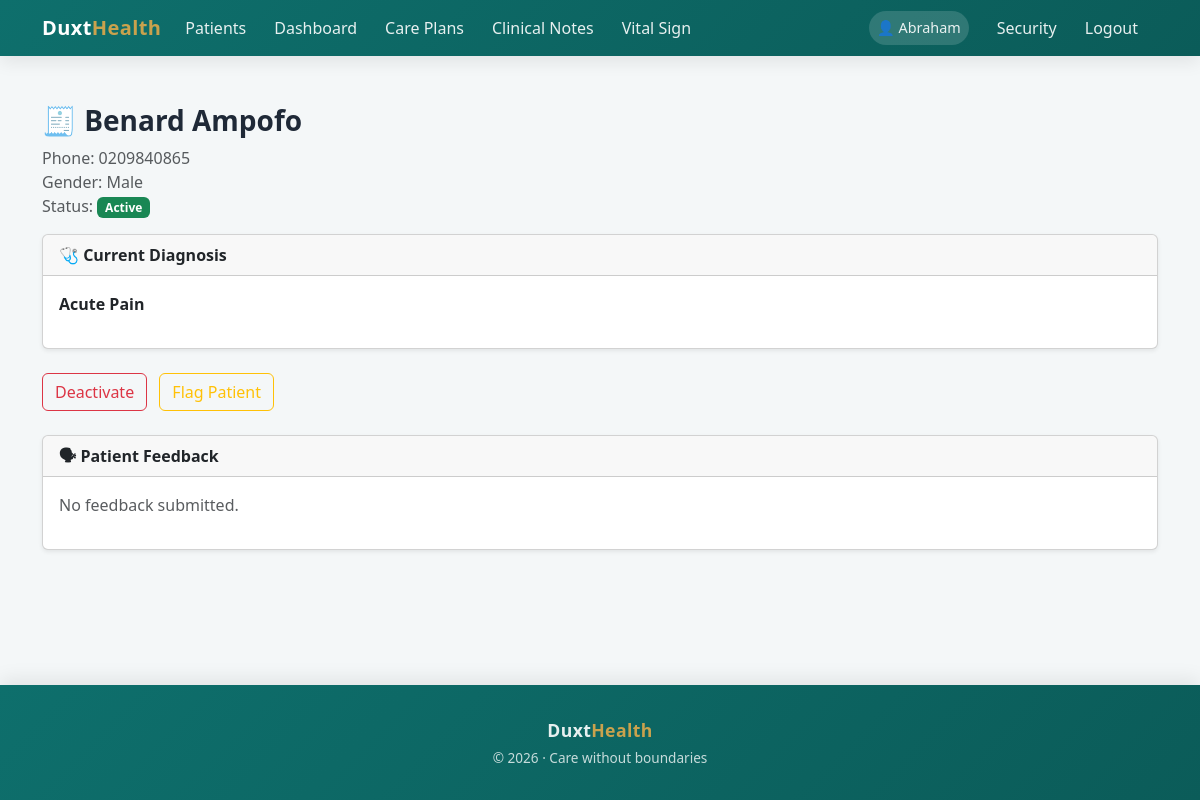
The app's page /xadmin/patient/22/ (signed in) with its own data.
### homecare/models.py (models this page shows, shortened)
class Patient(models.Model):
    user = models.OneToOneField(
        settings.AUTH_USER_MODEL,
        on_delete=models.CASCADE,
        related_name="patient_profile",
        null=True,
        blank=True,
        help_text="Login account for the patient. Must NOT be a staff account."
    )
    first_name = models.CharField(max_length=100)
    last_name = models.CharField(max_length=100)
    other_name = models.CharField(max_length=100, blank=True, null = True)
    date_of_birth = models.DateField()
    GENDER_CHOICES = [
        ('M', 'Male'),
        ('F', 'Female'),
        ('O', 'Other')
    ]
    gender = models.CharField(max_length=1, choices=GENDER_CHOICES)
    MARITAL_STATUS_CHOICES = [
        ('single', 'Single'),
        ('married', 'Married'),
        ('divorced', 'Divorced'),
        ('widowed', 'Widowed'),
    ]
    contact_phone = models.CharField(max_length=20)
    address = models.TextField()
    nationality = models.CharField(max_length=100, default='Ghana')
    primary_language = models.CharField(max_length=100, blank=True, null = True)
    diagnosis = models.CharField(max_length=1000, null=True, blank=True)
    diagnosis_summary = models.TextField(null=True, blank=True)
    blood_group = models.CharField(max_length=20, blank=True, null = True)
    genotype = models.CharField(max_length=20, blank=True, null = True)
    medical_history = models.TextField(null = True, blank = True)
    patient_code = models.UUIDField(
        default=uuid.uuid4,
        editable=False,
        unique=True
    )
    created_at = models.DateTimeField(default=timezone.now)
    is_active = models.BooleanField(default=True)
    is_flagged = models.BooleanField(default=False)
    admin_notes = models.TextField(blank=True)
    from datetime import date
    def __str__(self):
        return f"{self.first_name} {self.last_name}"

### homecare/views.py (the view)
# urls.py: path("xadmin/patient/<int:patient_id>/", views.admin_patient_detail, name="admin_patient_detail"),
@login_required
@role_required(['admin', 'doctor', 'nurse'])
def admin_patient_detail(request, patient_id):
    if not is_admin(request.user):
        raise PermissionDenied("Admins only")
    patient = get_object_or_404(Patient, id=patient_id)
    feedbacks = PatientFeedback.objects.filter(
        patient=patient
    ).order_by("-created_at")
    diagnosis_history = patient.diagnosis_records.order_by("-created_at")
    context = {
        "patient": patient,
        "feedbacks": feedbacks,
        "diagnosis_history": diagnosis_history,
    }
    return render(
        request,
        "homecare/admin/patient_detail.html",
        context
    )

### homecare/views.py (called while the page is built)
def is_admin(user):
    return user.is_authenticated and user.is_staff

### homecare/templates/homecare/admin/patient_detail.html (shortened to what this page needs)
{% extends "bases.html" %}
{% block content %}
<div class="container py-4">
    <h3 class="fw-bold">
        🧾 {{ patient }}
    </h3>
    <p class="text-muted">
        Phone: {{ patient.contact_phone }} <br>
        Gender: {{ patient.get_gender_display }} <br>
        Status:
        {% if patient.is_active %}
            <span class="badge bg-success">Active</span>
        {% else %}
            <span class="badge bg-danger">Inactive</span>
        {% endif %}
    </p>
    <div class="card shadow-sm mb-4">
    <div class="card-header fw-semibold">
        🩺 Current Diagnosis
    </div>
    <div class="card-body">
        {% if patient.diagnosis %}
            <strong>{{ patient.diagnosis }}</strong>
        {% else %}
            <p class="text-muted">No diagnosis recorded yet.</p>
        {% endif %}
    </div>
</div>
    <div class="mb-4">
        <a href="{% url 'homecare:admin_toggle_patient_status' patient.id %}"
           class="btn btn-outline-danger me-2">
            {% if patient.is_active %}Deactivate{% else %}Reactivate{% endif %}
        </a>
        {% if not patient.is_flagged %}
            <a href="{% url 'homecare:admin_flag_patient' patient.id %}"
               class="btn btn-outline-warning">
                Flag Patient
            </a>
        {% else %}
            <a href="{% url 'homecare:admin_unflag_patient' patient.id %}"
               class="btn btn-outline-success">
                Remove Flag
            </a>
        {% endif %}
    </div>
    <div class="card shadow-sm">
        <div class="card-header fw-semibold">
            🗣 Patient Feedback
        </div>
        <div class="card-body">
            {% for fb in feedbacks %}
                <div class="border-bottom pb-2 mb-2">
                    ⭐ {{ fb.overall_rating }} / 5 <br>
                    <small class="text-muted">
                        {{ fb.comments }}
                    </small>
                </div>
            {% empty %}
                <p class="text-muted">No feedback submitted.</p>
            {% endfor %}
        </div>
    </div>
</div>
{% endblock %}

### templates/bases.html (shortened to what this page needs)
<!DOCTYPE html>
<html lang="en">
<head>
  <link href="https://cdn.jsdelivr.net/npm/bootstrap@5.3.0/dist/css/bootstrap.min.css" rel="stylesheet" />
</head>
<body>
<nav class="navbar navbar-expand-lg navbar-dark">
  <div class="container">
    <a class="navbar-brand" href="{% url 'homecare:home' %}">
      Duxt<span>Health</span>
    </a>
    <div class="collapse navbar-collapse" id="navbarNav">
      <ul class="navbar-nav">
        <li class="nav-item">
          <a class="nav-link" href="{% url 'homecare:patient_list' %}">Patients</a>
        </li>
        <li class="nav-item">
          <a class="nav-link" href="{% url 'homecare:homecare_home' %}">Dashboard</a>
        </li>
        <li class="nav-item">
          <a class="nav-link" href="{% url 'homecare:careplan_list' %}">Care Plans</a>
        </li>
        <li class="nav-item">
          <a class="nav-link" href="{% url 'homecare:doctornote_list' %}">Clinical Notes</a>
        </li>
        <li class="nav-item">
          <a class="nav-link" href="{% url 'homecare:vitalsign_list' %}">Vital Sign</a>
        </li>
      </ul>
      <ul class="navbar-nav ms-auto align-items-lg-center">
        {% if user.is_authenticated %}
          <li class="nav-item me-2">
            <span class="nav-link user-badge">👤 {{ user.first_name|capfirst }}</span>
          </li>
          <li class="nav-item">
            <a class="nav-link" href="{% url 'password_change' %}">Security</a>
          </li>
          <li class="nav-item">
            <a class="nav-link" href="{% url 'logout' %}">Logout</a>
          </li>
        {% endif %}
      </ul>
    </div>
  </div>
</nav>
<main class="container my-4">
  {% block content %}{% endblock %}
</main>
<footer class="footer text-center">
  <div class="container">
    <p class="mb-1 footer-brand">
      Duxt<span>Health</span>
    </p>
    <p class="footer-tagline mb-0">
      © 2026 · Care without boundaries
    </p>
  </div>
</footer>
</body>
</html>

### templates/bases.html (style rules this page uses)
:root { --duxt-primary: #0E6F6C; --duxt-secondary: #7ED6C2; --duxt-gold: #C9A24D; --duxt-dark: #1F2937; --duxt-bg: #f4f7f8; --duxt-gradient: linear-gradient(135deg, #0E6F6C, #0b5c59); }
body { font-family: "Segoe UI", system-ui, -apple-system, BlinkMacSystemFont, sans-serif; background-color: var(--duxt-bg); color: var(--duxt-dark); min-height: 100vh; display: flex; flex-direction: column; }
.navbar { background: var(--duxt-gradient); box-shadow: 0 6px 18px rgba(0,0,0,.08); }
.navbar-brand { font-weight: 700; font-size: 1.25rem; letter-spacing: 0.4px; }
.navbar-brand span { color: var(--duxt-gold); }
.nav-link { color: rgba(255,255,255,.9) !important; font-weight: 500; margin-right: 12px; transition: color .2s ease; }
.user-badge { background: rgba(255,255,255,.15); padding: 6px 14px; border-radius: 20px; font-size: 0.9rem; }
main.container { max-width: 1200px; flex: 1; }
footer.footer { background: var(--duxt-gradient); color: rgba(255,255,255,.9); padding: 2rem 0; box-shadow: 0 -6px 18px rgba(0,0,0,.08); }
.footer-brand { font-weight: 700; font-size: 1.1rem; letter-spacing: 0.4px; }
.footer-brand span { color: var(--duxt-gold); }
.footer-tagline { font-size: 0.85rem; opacity: 0.85; }

### records on screen
Patient: first_name+last_name "Benard Ampofo", contact_phone "0209840865", gender "Male", diagnosis "Acute Pain"

### other values on screen
{{ user.first_name|capfirst }} "Abraham"
